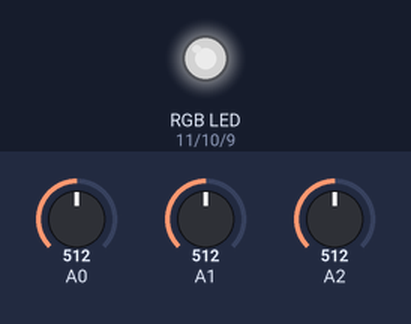
Bench run of a sketch on a simulated Arduino Uno, built with avr-gcc and run on an emulated ATmega328P. Shown: an RGB LED mixed from three pins (HIGH = lit). Inputs (shaded band) come from the test bench; at power-on: A0 = 512, A1 = 512, A2 = 512. Dim RGB values are drawn brighter than linear.

Above: at 1.2 s.
1.3 s: A0 set to 716
At 2.5 s:
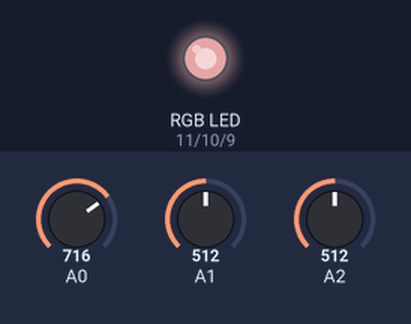
2.8 s: A1 set to 716
At 3.8 s:
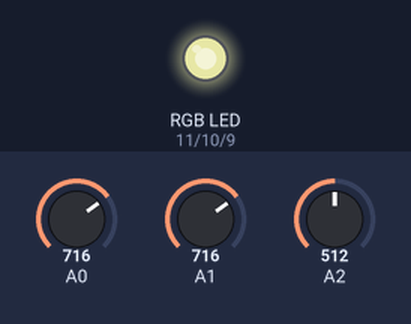
4.3 s: A2 set to 716
At 4.9 s:
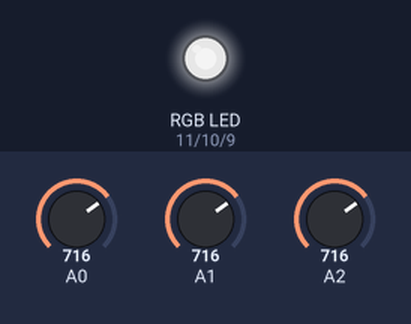
5.8 s: A0 set to 900
At 7.0 s:
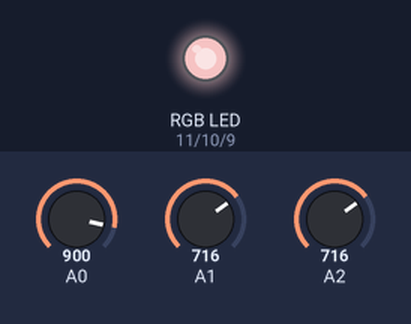
7.3 s: A1 set to 900
At 8.4 s:
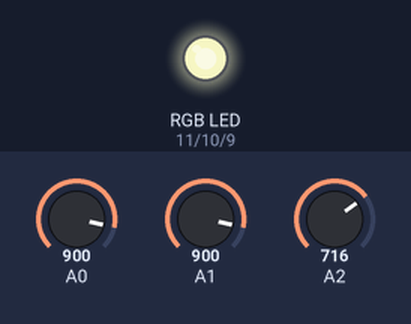
8.8 s: A2 set to 900
At 9.5 s:
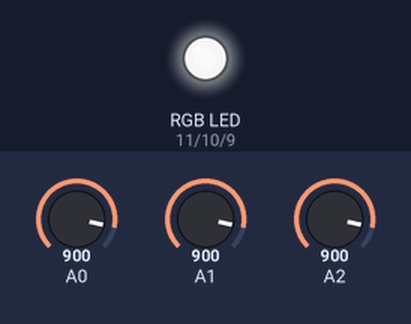
Timing chart, 0 to 11.3 s (numbered marks = the images above; inputs shaded):
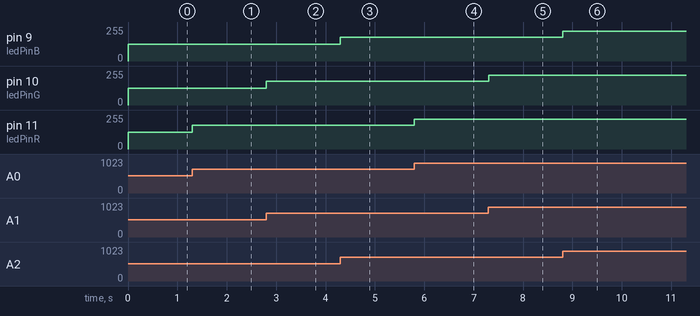

Measured:
- after the input at 1.3 s, pin 11 (ledPinR): 127/255 → 178/255 at once
- after the input at 2.8 s, pin 10 (ledPinG): 127/255 → 178/255 at once
- after the input at 4.3 s, pin 9 (ledPinB): 127/255 → 178/255 at once
- after the input at 5.8 s, pin 11 (ledPinR): 178/255 → 224/255 at once
- after the input at 7.3 s, pin 10 (ledPinG): 178/255 → 224/255 at once
- after the input at 8.8 s, pin 9 (ledPinB): 178/255 → 224/255 at once

The sketch:

RGB_LED.ino
```cpp
int ledPinR = 11 ;  // creates variable ledPinR and assigns it the value of 11
int ledPinG = 10 ;  // creates variable ledPinG and assigns it the value of 10
int ledPinB = 9 ;   // creates variable ledPinB and assigns it the value of 9

void setup() {
  // sets pins to outputs using variables
  pinMode (ledPinR, OUTPUT) ;
  pinMode (ledPinG, OUTPUT) ;
  pinMode (ledPinB, OUTPUT) ;
}

void loop() {
  int adcValue; // creates the variable adcValue
// converts analog port A0 and gives it digital PWM duty cycles for ledPinR
  adcValue = analogRead(A0);
  analogWrite(ledPinR, map(adcValue, 0, 1023, 0, 255));
  // converts analog port A1 and gives it digital PWM duty cycles for ledPinG
  adcValue = analogRead(A1);
  analogWrite(ledPinG, map(adcValue, 0, 1023, 0, 255));
  // converts analog port A2 and gives it digital PWM duty cycles for ledPinB
  adcValue = analogRead(A2);
  analogWrite(ledPinB, map(adcValue, 0, 1023, 0, 255));
}
```
